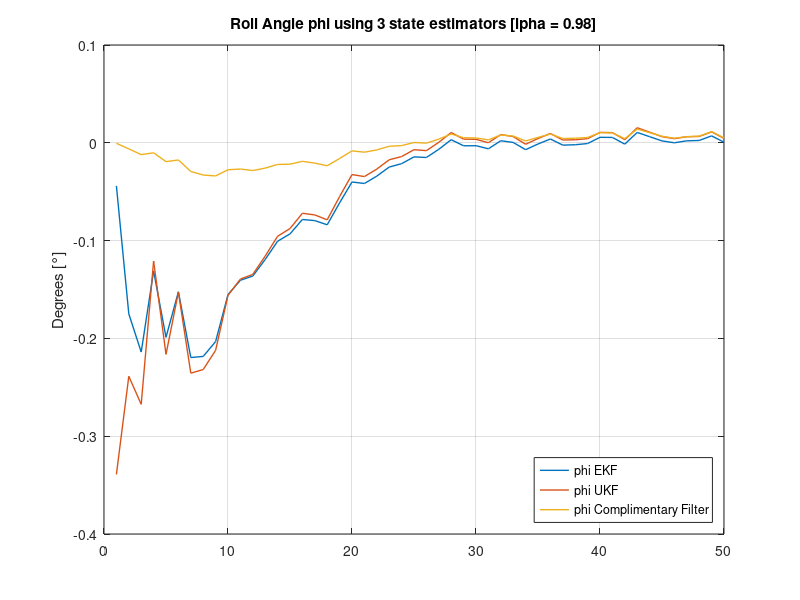

MATLAB code for this plot: (Note: this script raises an error after producing the figure.)
load("FusionAlgoComparison.mat")

% Comparing the roll angle (φ) estimations 
figure(1)
plot(time, PhiEKF,'LineWidth',1)
grid on
hold on
plot(time, PhiUKF,'LineWidth',1)
plot(time, PhiComp,'LineWidth',1)
ylabel("Degrees [°]")
title("Roll Angle \phi using 3 state estimators [\alpha = 0.98]")
leg = legend("\phi EKF", "\phi UKF", "\phi Complimentary Filter",'Location','southeast');
leg.FontSize = 12;
hold off

% Comparing the pitch angle (θ) estimations 
figure(2)
plot(time, ThetaEKF,'LineWidth',1)
grid on
hold on
plot(time, ThetaUKF,'LineWidth',1)
plot(time, ThetaComp,'LineWidth',1)
ylabel("Degrees [°]")
title("Pitch Angle \theta using 3 state estimators [\alpha = 0.98]")
lgd = legend("\theta EKF", "\theta UKF", "\theta Complimentary Filter",'Location','southeast');
lgd.FontSize = 12;
hold off


